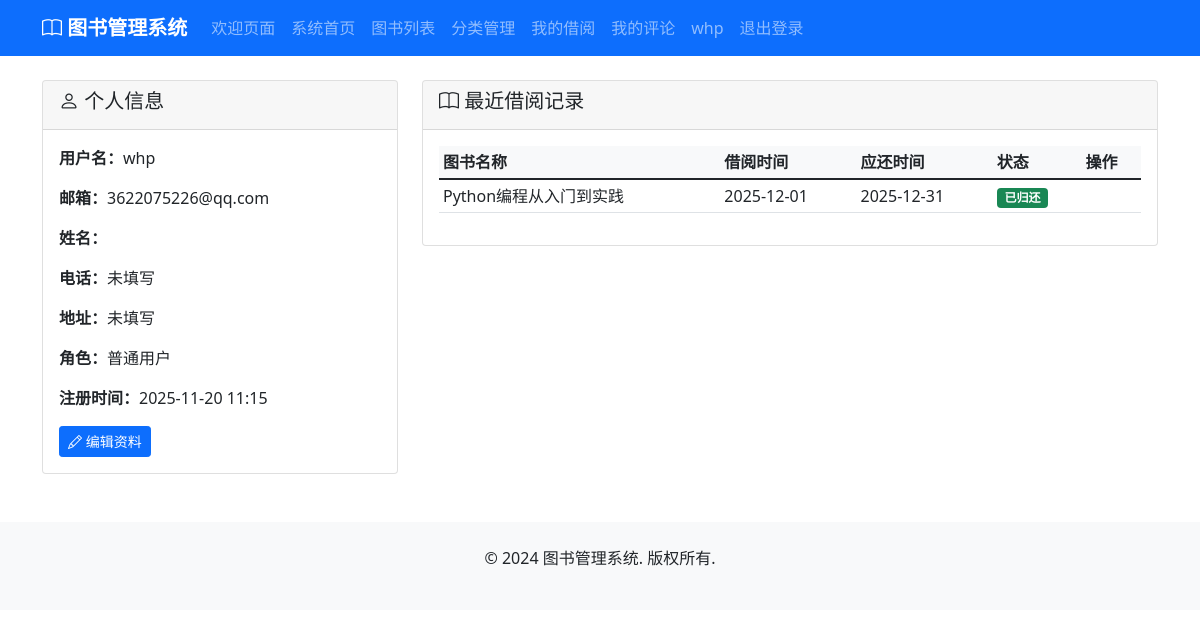
Page /accounts/profile/ (signed in) on the earlier database version.
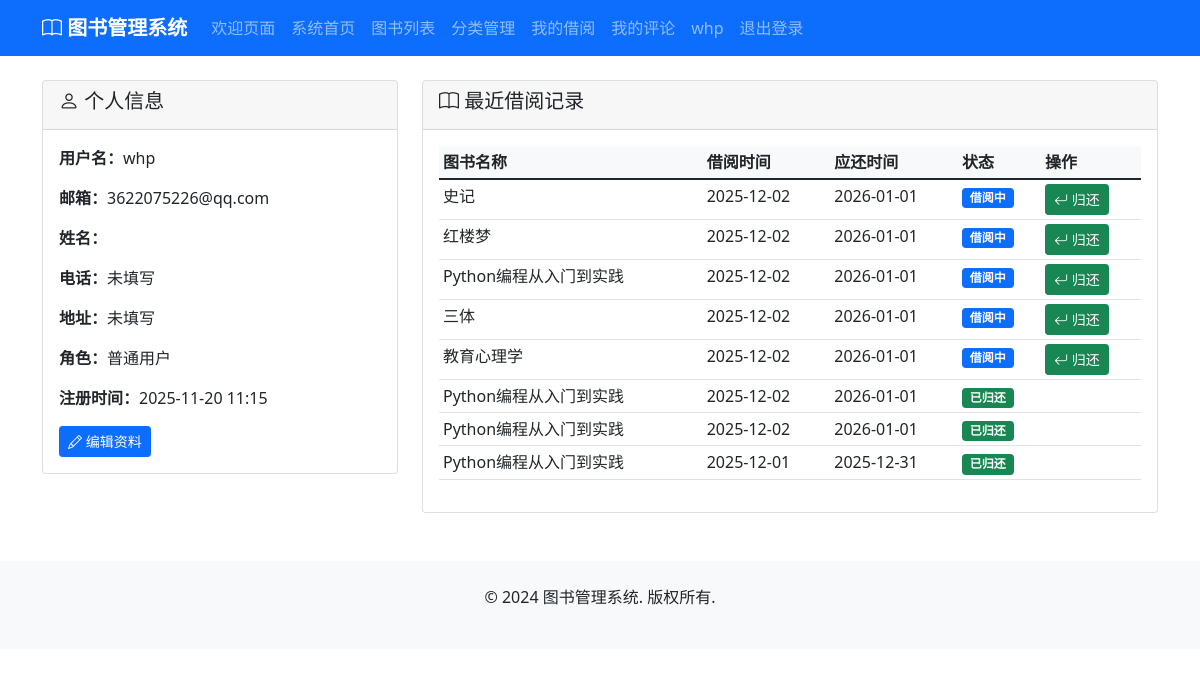
Same page on the later database version.
### accounts/models.py (models this page shows, shortened)
class CustomUser(AbstractUser):
    ROLE_CHOICES = [
        ('admin', '管理员'),
        ('user', '普通用户'),
    ]
    role = models.CharField(max_length=10, choices=ROLE_CHOICES, default='user', verbose_name='角色')
    phone = models.CharField(max_length=20, blank=True, null=True, verbose_name='电话')
    address = models.TextField(blank=True, null=True, verbose_name='地址')
    birth_date = models.DateField(blank=True, null=True, verbose_name='出生日期')
    created_at = models.DateTimeField(auto_now_add=True, verbose_name='创建时间')
    updated_at = models.DateTimeField(auto_now=True, verbose_name='更新时间')
    class Meta:
        verbose_name = '用户'
        verbose_name_plural = '用户'
    @property
    def is_admin(self):
        return self.role == 'admin'

### borrowing/models.py (models this page shows, shortened)
class BorrowRecord(models.Model):
    STATUS_CHOICES = [
        ('borrowed', '借阅中'),
        ('returned', '已归还'),
        ('overdue', '逾期'),
    ]
    user = models.ForeignKey(User, on_delete=models.CASCADE, verbose_name='借阅用户')
    book = models.ForeignKey(Book, on_delete=models.CASCADE, verbose_name='借阅图书')
    borrow_date = models.DateTimeField(auto_now_add=True, verbose_name='借阅时间')
    due_date = models.DateTimeField(verbose_name='应还时间')
    return_date = models.DateTimeField(null=True, blank=True, verbose_name='归还时间')
    status = models.CharField(max_length=20, choices=STATUS_CHOICES, default='borrowed', verbose_name='状态')
    notes = models.TextField(blank=True, null=True, verbose_name='备注')
    created_at = models.DateTimeField(auto_now_add=True, verbose_name='创建时间')
    updated_at = models.DateTimeField(auto_now=True, verbose_name='更新时间')
    class Meta:
        verbose_name = '借阅记录'
        verbose_name_plural = '借阅记录'
        ordering = ['-borrow_date']
    @property
    def is_overdue(self):
        from django.utils import timezone
        return self.status == 'borrowed' and timezone.now() > self.due_date

### books/models.py (models this page shows, shortened)
class Book(models.Model):
    STATUS_CHOICES = [
        ('available', '可借阅'),
        ('borrowed', '已借出'),
        ('maintenance', '维护中'),
        ('lost', '丢失'),
    ]
    title = models.CharField(max_length=200, verbose_name='书名')
    author = models.CharField(max_length=100, verbose_name='作者')
    isbn = models.CharField(max_length=20, unique=True, verbose_name='ISBN')
    publisher = models.CharField(max_length=100, blank=True, null=True, verbose_name='出版社')
    publication_date = models.DateField(blank=True, null=True, verbose_name='出版日期')
    category = models.ForeignKey(Category, on_delete=models.SET_NULL, null=True, verbose_name='分类')
    description = models.TextField(blank=True, null=True, verbose_name='描述')
    cover_image = models.ImageField(upload_to='book_covers/', blank=True, null=True, verbose_name='封面图片')
    total_copies = models.PositiveIntegerField(default=1, verbose_name='总册数')
    available_copies = models.PositiveIntegerField(default=1, verbose_name='可借册数')
    location = models.CharField(max_length=50, blank=True, null=True, verbose_name='书架位置')
    status = models.CharField(max_length=20, choices=STATUS_CHOICES, default='available', verbose_name='状态')
    created_at = models.DateTimeField(auto_now_add=True, verbose_name='创建时间')
    updated_at = models.DateTimeField(auto_now=True, verbose_name='更新时间')
    class Meta:
        verbose_name = '图书'
        verbose_name_plural = '图书'

### accounts/views.py (the view)
# urls.py: path('profile/', views.profile, name='profile'),
@login_required
def profile(request):
    borrow_records = BorrowRecord.objects.filter(user=request.user).order_by('-borrow_date')[:10]
    return render(request, 'accounts/profile.html', {
        'borrow_records': borrow_records
    })

### templates/accounts/profile.html (shortened to what this page needs)
{% extends 'base.html' %}
{% block content %}
<div class="row">
    <div class="col-md-4">
        <div class="card">
            <div class="card-header">
                <h5><i class="bi bi-person"></i> 个人信息</h5>
            </div>
            <div class="card-body">
                <p><strong>用户名：</strong>{{ user.username }}</p>
                <p><strong>邮箱：</strong>{{ user.email }}</p>
                <p><strong>姓名：</strong>{{ user.first_name }}{{ user.last_name }}</p>
                <p><strong>电话：</strong>{{ user.phone|default:"未填写" }}</p>
                <p><strong>地址：</strong>{{ user.address|default:"未填写" }}</p>
                <p><strong>角色：</strong>{{ user.get_role_display }}</p>
                <p><strong>注册时间：</strong>{{ user.date_joined|date:"Y-m-d H:i" }}</p>
                <a href="{% url 'accounts:edit_profile' %}" class="btn btn-primary btn-sm">
                    <i class="bi bi-pencil"></i> 编辑资料
                </a>
            </div>
        </div>
    </div>
    <div class="col-md-8">
        <div class="card">
            <div class="card-header">
                <h5><i class="bi bi-book"></i> 最近借阅记录</h5>
            </div>
            <div class="card-body">
                {% if borrow_records %}
                    <div class="table-responsive">
                        <table class="table table-sm">
                            <thead>
                                <tr>
                                    <th>图书名称</th>
                                    <th>借阅时间</th>
                                    <th>应还时间</th>
                                    <th>状态</th>
                                    <th>操作</th>
                                </tr>
                            </thead>
                            <tbody>
                                {% for record in borrow_records %}
                                    <tr>
                                        <td>{{ record.book.title }}</td>
                                        <td>{{ record.borrow_date|date:"Y-m-d" }}</td>
                                        <td>{{ record.due_date|date:"Y-m-d" }}</td>
                                        <td>
                                            <span class="badge
                                                {% if record.status == 'returned' %}bg-success
                                                {% elif record.is_overdue %}bg-danger
                                                {% else %}bg-primary{% endif %}">
                                                {{ record.get_status_display }}
                                            </span>
                                        </td>
                                        <td>
                                            {% if record.status == 'borrowed' %}
                                                <a href="{% url 'borrowing:return_book' record.id %}"
                                                   class="btn btn-success btn-sm">
                                                    <i class="bi bi-arrow-return-left"></i> 归还
                                                </a>
                                            {% endif %}
                                        </td>
                                    </tr>
                                {% endfor %}
                            </tbody>
                        </table>
                    </div>
                {% else %}
                    <p class="text-muted">暂无借阅记录</p>
                {% endif %}
            </div>
        </div>
    </div>
</div>
{% endblock %}

### templates/base.html (shortened to what this page needs)
<!DOCTYPE html>
<html lang="zh-hans">
<head>
    <link href="https://cdn.jsdelivr.net/npm/bootstrap@5.1.3/dist/css/bootstrap.min.css" rel="stylesheet">
    <link href="https://cdn.jsdelivr.net/npm/bootstrap-icons@1.7.2/font/bootstrap-icons.css" rel="stylesheet">
    {% load static %}
    <link rel="stylesheet" href="{% static 'css/style.css' %}">
</head>
<body>
    <nav class="navbar navbar-expand-lg navbar-dark bg-primary">
        <div class="container">
            <a class="navbar-brand" href="{% url 'welcome' %}">
                <i class="bi bi-book"></i> 图书管理系统
            </a>
            <div class="collapse navbar-collapse" id="navbarNav">
                <ul class="navbar-nav">
                    <li class="nav-item active">
                        <a class="nav-link" href="{% url 'welcome' %}">欢迎页面</a>
                    </li>
                    {% if user.is_authenticated %}
                    <li class="nav-item">
                        <a class="nav-link" href="{% url 'home' %}">系统首页</a>
                    </li>
                    {% endif %}
                    <li class="nav-item">
                        <a class="nav-link" href="{% url 'books:book_list' %}">图书列表</a>
                    </li>
                    <li class="nav-item">
                        <a class="nav-link" href="{% url 'categories:category_list' %}">分类管理</a>
                    </li>
                    {% if user.is_authenticated %}
                    <li class="nav-item">
                        <a class="nav-link" href="{% url 'borrowing:my_records' %}">我的借阅</a>
                    </li>
                    <li class="nav-item">
                        <a class="nav-link" href="{% url 'reviews:my_reviews' %}">我的评论</a>
                    </li>
                    {% endif %}
                </ul>
                <ul class="navbar-nav ml-auto">
                    {% if user.is_authenticated %}
                    <li class="nav-item">
                        <span class="nav-link">{{ user.username }}</span>
                    </li>
                    <li class="nav-item">
                        <a class="nav-link" href="{% url 'accounts:logout' %}">退出登录</a>
                    </li>
                    {% endif %}
                </ul>
            </div>
        </div>
    </nav>
    <main class="container mt-4">
        {% block content %}
        {% endblock %}
    </main>
    <footer class="bg-light mt-5 py-4">
        <div class="container text-center">
            <p>&copy; 2024 图书管理系统. 版权所有.</p>
        </div>
    </footer>
</body>
</html>

### static/css/style.css (style rules this page uses)
.navbar-brand { font-weight: bold; }
.table th { background-color: #f8f9fa; }

Differences in the rows shown:
added BorrowRecord: book "史记", borrow_date "2025-12-02", due_date "2026-01-01", status "借阅中", shows "归还"
added BorrowRecord: book "红楼梦", borrow_date "2025-12-02", due_date "2026-01-01", status "借阅中", shows "归还"
added BorrowRecord: book "Python编程从入门到实践", borrow_date "2025-12-02", due_date "2026-01-01", status "借阅中", shows "归还"
added BorrowRecord: book "三体", borrow_date "2025-12-02", due_date "2026-01-01", status "借阅中", shows "归还"
added BorrowRecord: book "教育心理学", borrow_date "2025-12-02", due_date "2026-01-01", status "借阅中", shows "归还"
added BorrowRecord: book "Python编程从入门到实践", borrow_date "2025-12-02", due_date "2026-01-01", status "已归还"
added BorrowRecord: book "Python编程从入门到实践", borrow_date "2025-12-02", due_date "2026-01-01", status "已归还"
